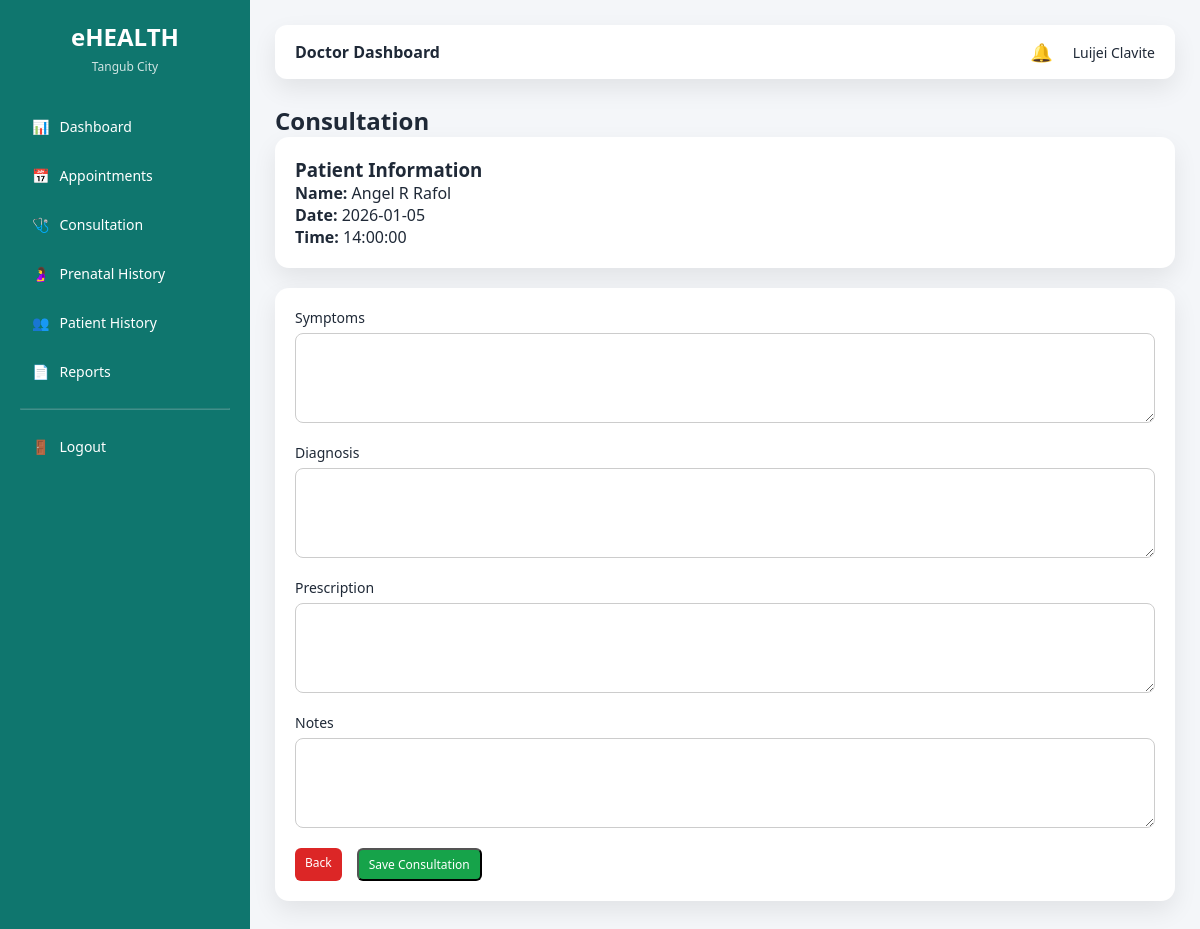
The app's page /doctor/consultation.php?id=4 (signed in) with its own data.
### tables this page shows
CREATE TABLE `appointments` (
  `appointment_id` int(11) NOT NULL,
  `patient_id` int(11) NOT NULL,
  `doctor_id` int(11) NOT NULL,
  `appointment_date` date NOT NULL,
  `appointment_time` time NOT NULL,
  `reason` text DEFAULT NULL,
  `qr_code` varchar(255) DEFAULT NULL,
  `status` enum('Pending','Approved','Completed','Cancelled') DEFAULT 'Pending',
  `created_at` timestamp NOT NULL DEFAULT current_timestamp()
);

CREATE TABLE `users` (
  `user_id` int(11) NOT NULL,
  `full_name` varchar(100) NOT NULL,
  `email` varchar(100) NOT NULL,
  `password` varchar(255) NOT NULL,
  `role` enum('admin','staff','doctor','patient') NOT NULL,
  `status` enum('active','inactive') DEFAULT 'active',
  `created_at` timestamp NOT NULL DEFAULT current_timestamp()
);

### doctor/consultation.php (the view, shortened to what this page needs)
<?php
require_once "../config/database.php";
$doctor_id = $_SESSION['user_id'];
$appointment_id = (int) $_GET['id'];
$appointment = mysqli_fetch_assoc(
    mysqli_query(
        $conn,
        "SELECT a.appointment_id, a.appointment_date, a.appointment_time,
                u.full_name AS patient_name
         FROM appointments a
         JOIN patients p ON a.patient_id = p.patient_id
         JOIN users u ON p.user_id = u.user_id
         WHERE a.appointment_id = $appointment_id
         AND a.doctor_id = $doctor_id
         AND a.status = 'Approved'"
    )
);
?>
<!DOCTYPE html>
<html>
<head>
    <link rel="stylesheet" href="../assets/css/ui.css">
</head>
<body>
<div class="layout">
    <?php require_once "../layouts/sidebar.php"; ?>
    <main class="main">
        <?php require_once "../layouts/topbar.php"; ?>
        <h2>Consultation</h2>
        <?php if (!empty($invalid)): ?>
            <div class="card">
                <p>No approved appointment found.</p>
                <a href="consultations.php" class="btn btn-primary">Back</a>
            </div>
        <?php else: ?>
        <div class="card">
            <h3>Patient Information</h3>
            <p><strong>Name:</strong> <?= htmlspecialchars($appointment['patient_name']) ?></p>
            <p><strong>Date:</strong> <?= $appointment['appointment_date'] ?></p>
            <p><strong>Time:</strong> <?= $appointment['appointment_time'] ?></p>
        </div>
        <form method="POST" class="card">
            <div class="form-group">
                <label>Symptoms</label>
                <textarea name="symptoms" required></textarea>
            </div>
            <div class="form-group">
                <label>Diagnosis</label>
                <textarea name="diagnosis" required></textarea>
            </div>
            <div class="form-group">
                <label>Prescription</label>
                <textarea name="prescription"></textarea>
            </div>
            <div class="form-group">
                <label>Notes</label>
                <textarea name="notes"></textarea>
            </div>
            <div class="actions">
                <a href="consultations.php" class="btn btn-danger">Back</a>
                <button type="submit" class="btn btn-success">Save Consultation</button>
            </div>
        </form>
        <?php endif; ?>
    </main>
</div>
</body>
</html>

### assets/css/ui.css (style rules this page uses)
:root { --primary: #0f766e; --primary-dark: #115e59; --background: #f4f6f9; --card-bg: #ffffff; --text-dark: #1f2937; --accent: #f59e0b; --danger: #dc2626; --success: #16a34a; --shadow: 0 10px 25px rgba(0,0,0,0.08); }
* { margin: 0; padding: 0; box-sizing: border-box; font-family: "Segoe UI", Tahoma, sans-serif; }
a { text-decoration: none; }
body { background: var(--background); color: var(--text-dark); }
.btn-danger { background: var(--danger); color: #fff; border: none; padding: 10px 16px; border-radius: 8px; cursor: pointer; transition: 0.2s ease; }
.form-group { margin-bottom: 15px; }
.form-group label { display: block; margin-bottom: 6px; font-size: 14px; }
.btn { padding: 6px 10px; border-radius: 6px; font-size: 12px; text-decoration: none; margin-right: 5px; display: inline-block; }
.btn-success { background: #16a34a; color: #fff; }
.btn-danger { background: #dc2626; color: #fff; }
.layout { display: flex; min-height: 100vh; }
.main { flex: 1; padding: 25px; background: var(--background); overflow-y: auto; }
.card { background: #ffffff; padding: 20px; border-radius: 14px; box-shadow: var(--shadow); }

### doctor/consultation.php (style rules this page uses)
.layout { display: flex; }
.main { flex: 1; padding: 25px; }
.card { background: #fff; padding: 20px; border-radius: 14px; box-shadow: var(--shadow); margin-bottom: 20px; }
.form-group textarea { width: 100%; padding: 10px; border-radius: 8px; border: 1px solid #ccc; min-height: 90px; }
.actions { display: flex; gap: 10px; }

### records on screen
appointments: users.full_name "Angel R Rafol", appointment_date "2026-01-05", appointment_time "14:00:00"

### other values on screen
$role "Doctor"
$full_name "Luijei Clavite"
